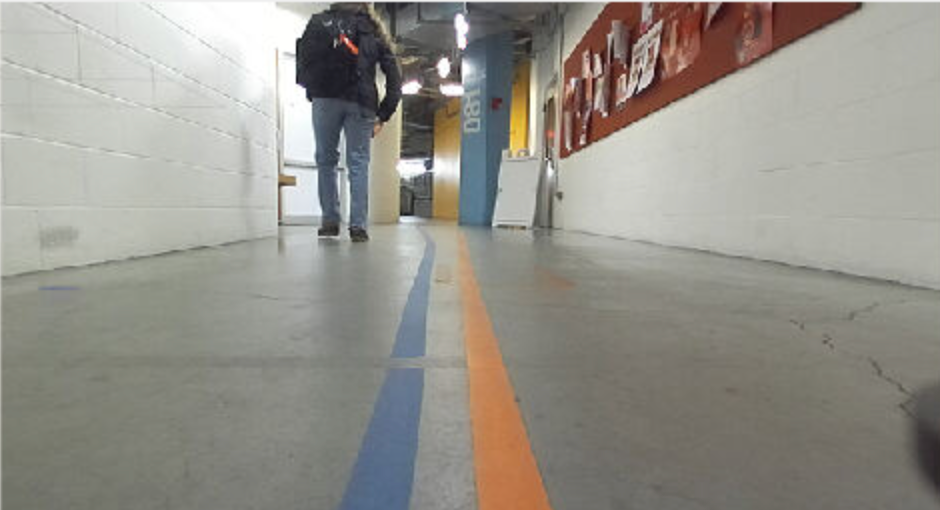
#> input picture visual_servoing/visual_servoing/computer_vision/test_images_line/line1.png, 940 x 510 px
$ python color_segmentation.py
#> lines starting #> are read from the running program, lines starting #| are printed output that depends on the picture; after the words box and inside, x2 and y2 are one past the last pixel; in counts of white or black regions, pixels touching at a corner belong together
#> further down, image is the input picture: shape (510, 940, 3); mean B, G, R 139, 146.7, 149.4
import cv2
import numpy as np
import matplotlib.pyplot as plt
import os
#################### X-Y CONVENTIONS #########################
# 0,0  X  > > > > >
#
#  Y
#
#  v  This is the image. Y increases downwards, X increases rightwards
#  v  Please return bounding boxes as ((xmin, ymin), (xmax, ymax))
#  v
#  v
#  v
###############################################################
# [43 lines left out: functions merge_bounding_boxes, image_print, not called in this run]

def cd_color_segmentation(img, template = None, line = False, merge_bb = False):
	"""
	Implement the cone detection using color segmentation algorithm
	Input:
		img: np.3darray; the input image with a cone to be detected. BGR.
		template_file_path; Not required, but can optionally be used to automate setting hue filter values.
	Return:
		bbox: ((x1, y1), (x2, y2)); the bounding box of the cone, unit in px
				(x1, y1) is the top left of the bbox and (x2, y2) is the bottom right of the bbox
	"""
#> called with line = False, merge_bb = False
	if line:
		mask = np.zeros(img.shape[:2], np.uint8)
		print(img.shape)
		mask[270:340, :] = 255  # Select the bottom 70 rows
		img = cv2.bitwise_and(img, img, mask=mask)

	bounding_box = ((0,0),(0,0))
	hsv_image = cv2.cvtColor(img, cv2.COLOR_BGR2HSV)
#> hsv_image: shape (510, 940, 3); mean H, S, V 38.9, 28, 152.3

	lower_hue = 1  # Lower HSV threshold
	upper_hue = 30 # Upper HSV threshold


	if line:
		lower_bound = np.array([lower_hue, 50, 50],  dtype=np.uint8)  # Lower HSV threshold
		#lower_bound = np.array([1, 120, 140], dtype=np.uint8)  # More lenient on S & V
		#upper_bound = np.array([30, 255, 255], dtype=np.uint8)  # Cover more brightness
	else:
		lower_bound = np.array([lower_hue, 200, 150],  dtype=np.uint8)  # Lower HSV threshold

	upper_bound = np.array([upper_hue, 255, 255],  dtype=np.uint8)  # Upper HSV threshold


	mask = cv2.inRange(hsv_image, lower_bound, upper_bound)
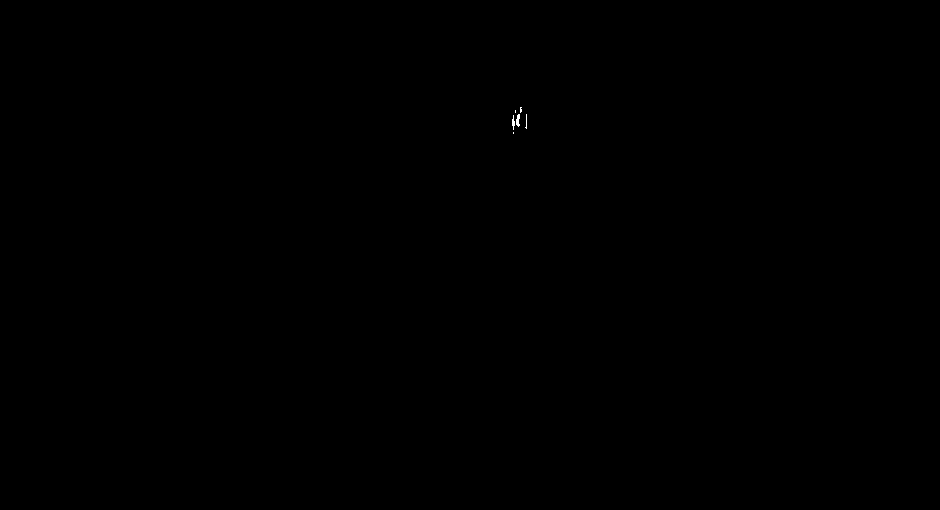
#> mask: shape (510, 940); 0.02% white in thin lines or dots, all inside (x1, y1, x2, y2) = (512, 107, 527, 134)
	bounding_boxes = []
	areas = []
	contours, _ = cv2.findContours(mask, cv2.RETR_EXTERNAL, cv2.CHAIN_APPROX_SIMPLE)
#> contours = 6 contours, 5 with area under 20; largest, box (x1, y1, x2, y2) and area: (516, 114, 520, 127) 24
	for contour in contours:
		if cv2.contourArea(contour) > 5:  # Minimum contour area to avoid noise
			x, y, w, h = cv2.boundingRect(contour)
			bounding_box = ( (x, y), (x + w, y + h))
			# cv2.rectangle(img, bounding_box[0], bounding_box[1], (0, 255, 0), 2)  # Draw bounding box
			bounding_boxes.append(bounding_box)
			areas.append(w*h)
#> this loop made 6 passes
#> (x, y, w, h, bounding_box) on passes 2, 4: (512, 115, 3, 15, ((512, 115), (515, 130))), (516, 114, 4, 13, ((516, 114), (520, 127)))
#> contour on passes 1, 3, 5: [[513, 132], [513, 133]], [[526, 114], [526, 126], [525, 127], [526, 128]], [[515, 110], [515, 112]]
#> after the loop, areas = [45, 52]; bounding_boxes = [((512, 115), (515, 130)), ((516, 114), (520, 127))]
	# [5 lines of commented-out code are left out]
	if bounding_box == ((0,0),(0,0)):
		return bounding_box
	return bounding_boxes[np.argmax(areas)]#largest_bbox

if __name__ == "__main__":
	# [12 lines of commented-out code are left out]
	image_path = "test_images_line/line1.png"
	image = cv2.imread(image_path)
	cd_color_segmentation(np.array(image), line = False)
